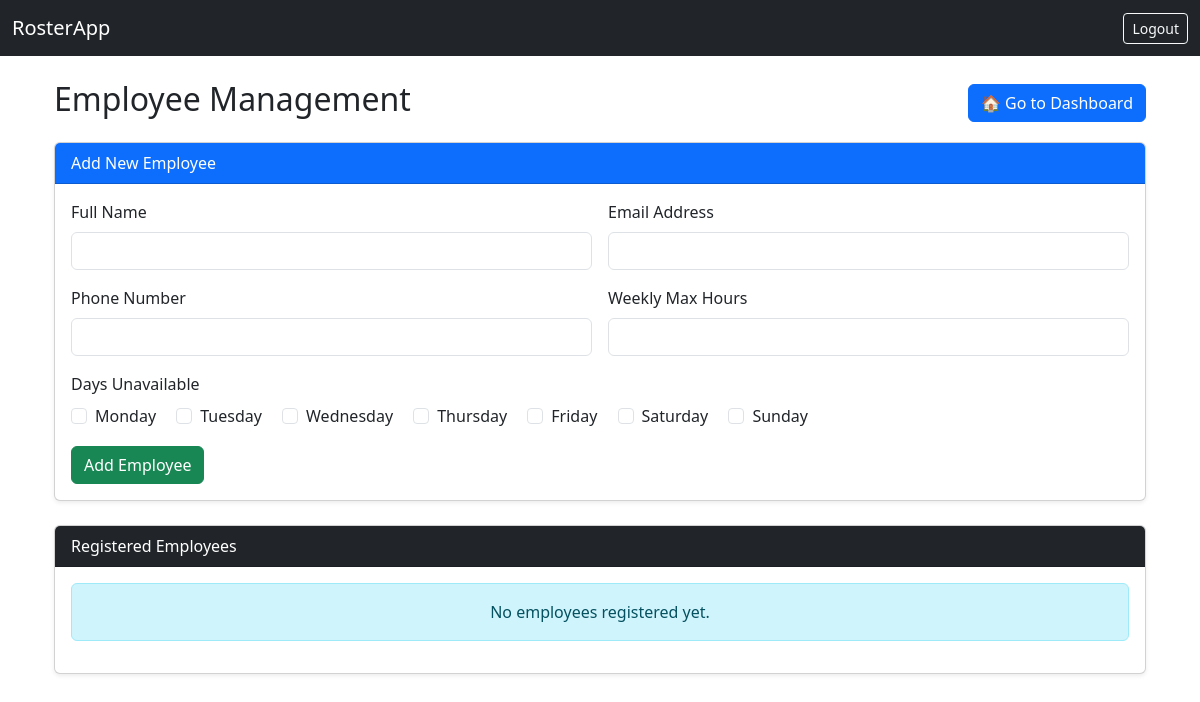
The page /employees (signed in) on the database as committed earlier.
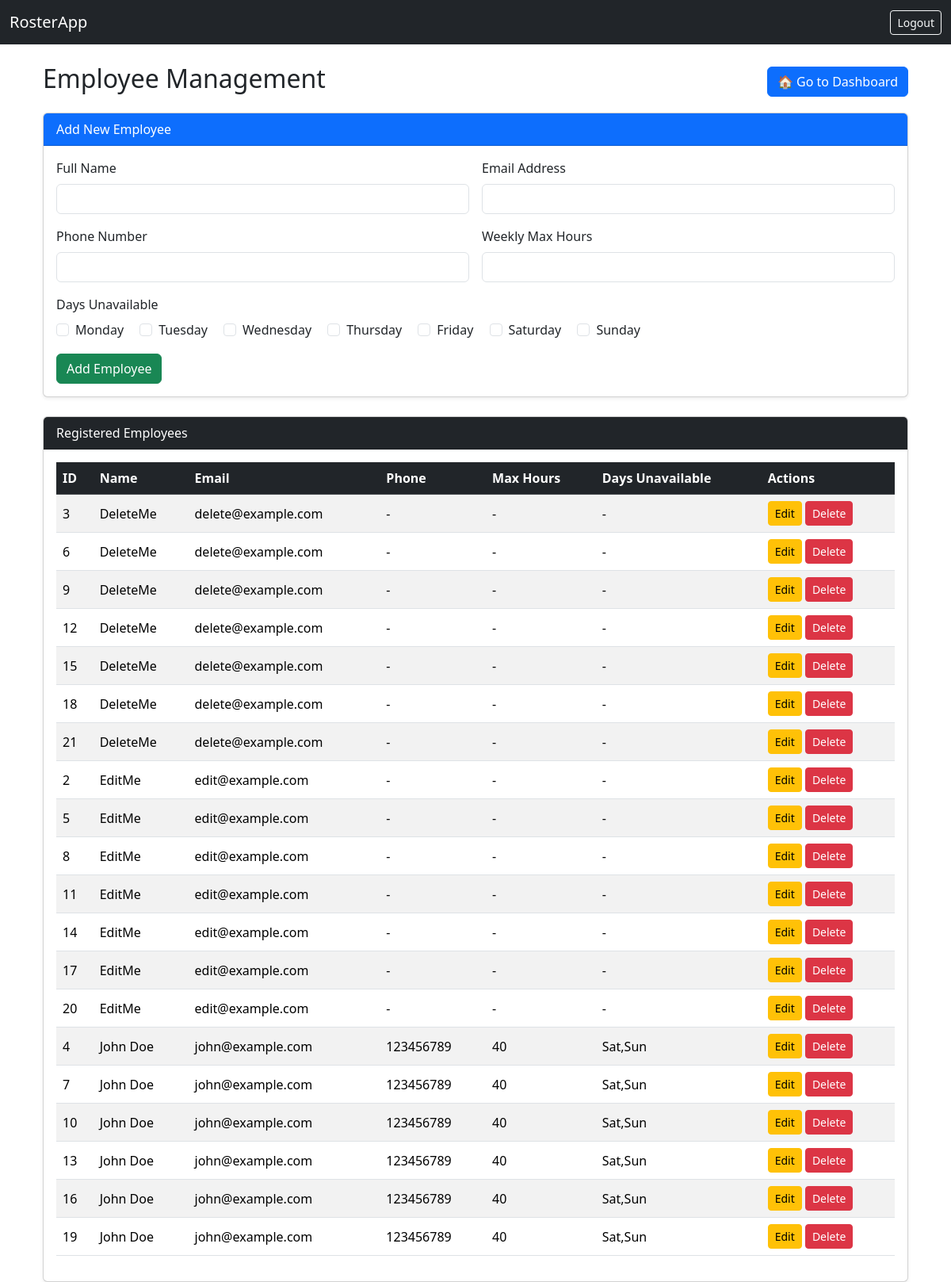
The same page on the database as committed later.
### tables this page shows
CREATE TABLE staff (
            staff_id         INTEGER PRIMARY KEY AUTOINCREMENT,
            name             TEXT NOT NULL,
            email            TEXT NOT NULL,
            phone_number     TEXT,
            max_hours        TEXT,
            days_unavailable TEXT
        );

### app/routes.py (the view)
@bp.route("/employees")
def employees():
    conn = get_db()
    cur = conn.cursor()
    cur.execute("SELECT * FROM staff ORDER BY name ASC")
    employees = cur.fetchall()
    return render_template("employees.html", employees=employees)

### app/database.py (called while the page is built)
def get_db():
    if 'db' not in g:
        db_path = current_app.config.get('DATABASE', 'roster.db')
        db_dir = os.path.dirname(db_path)
        if db_dir:
            os.makedirs(db_dir, exist_ok=True)
        g.db = sqlite3.connect(db_path)
        g.db.row_factory = sqlite3.Row
    return g.db

### app/routes.py (called while the page is built)
@bp.before_request
def require_login():
    if "manager_id" not in session and request.endpoint not in ("main.login", "main.static"):
        flash("Please log in to access this page.", "warning")
        return redirect(url_for("main.login"))

### app/templates/employees.html (shortened to what the changed rows need)
{% extends "base.html" %}
{% block content %}
<div class="container mt-4">
    <div class="d-flex justify-content-between align-items-center mb-3">
        <h2> Employee Management</h2>
    </div>
    <div class="card shadow-sm mb-4">
        <div class="card-body">
            <form action="{{ url_for('main.add_employee') }}" method="post" class="row g-3">
                <div class="col-md-12">
                    <label class="form-label">Days Unavailable</label><br>
                    {% for day in ["Monday","Tuesday","Wednesday","Thursday","Friday","Saturday","Sunday"] %}
                    <div class="form-check form-check-inline">
                        <input class="form-check-input" type="checkbox" name="days_unavailable" value="{{ day }}" id="{{ day }}">
                        <label class="form-check-label" for="{{ day }}">{{ day }}</label>
                    </div>
                    {% endfor %}
                </div>
            </form>
        </div>
    </div>
    <div class="card shadow-sm">
        <div class="card-body">
            {% if employees %}
            <table class="table table-striped table-hover align-middle">
                <thead class="table-dark">
                    <tr>
                        <th>ID</th>
                        <th>Name</th>
                        <th>Email</th>
                        <th>Phone</th>
                        <th>Max Hours</th>
                        <th>Days Unavailable</th>
                        <th>Actions</th>
                    </tr>
                </thead>
                <tbody>
                    {% for emp in employees %}
                    <tr>
                        <td>{{ emp['staff_id'] }}</td>
                        <td>{{ emp['name'] }}</td>
                        <td>{{ emp['email'] }}</td>
                        <td>{{ emp['phone_number'] or '-' }}</td>
                        <td>{{ emp['max_hours'] or '-' }}</td>
                        <td>{{ emp['days_unavailable'] or '-' }}</td>
                        <td>
                            <a href="{{ url_for('main.edit_employee', staff_id=emp['staff_id']) }}" class="btn btn-sm btn-warning">
                                 Edit
                            </a>
                            <form action="{{ url_for('main.delete_employee', staff_id=emp['staff_id']) }}" method="post" style="display:inline;">
                                <button type="submit" class="btn btn-sm btn-danger" onclick="return confirm('Are you sure you want to delete this employee?');">
                                     Delete
                                </button>
                            </form>
                        </td>
                    </tr>
                    {% endfor %}
                </tbody>
            </table>
            {% else %}
            <div class="alert alert-info text-center">No employees registered yet.</div>
            {% endif %}
        </div>
    </div>
</div>
{% endblock %}

Rows that differ between the two databases and show on the page:
added staff: staff_id "3", name "DeleteMe", email "delete@example.com", phone_number "-", max_hours "-", days_unavailable "-"
added staff: staff_id "6", name "DeleteMe", email "delete@example.com", phone_number "-", max_hours "-", days_unavailable "-"
added staff: staff_id "9", name "DeleteMe", email "delete@example.com", phone_number "-", max_hours "-", days_unavailable "-"
added staff: staff_id "12", name "DeleteMe", email "delete@example.com", phone_number "-", max_hours "-", days_unavailable "-"
added staff: staff_id "15", name "DeleteMe", email "delete@example.com", phone_number "-", max_hours "-", days_unavailable "-"
added staff: staff_id "18", name "DeleteMe", email "delete@example.com", phone_number "-", max_hours "-", days_unavailable "-"
added staff: staff_id "21", name "DeleteMe", email "delete@example.com", phone_number "-", max_hours "-", days_unavailable "-"
added staff: staff_id "2", name "EditMe", email "edit@example.com", phone_number "-", max_hours "-", days_unavailable "-"
added staff: staff_id "5", name "EditMe", email "edit@example.com", phone_number "-", max_hours "-", days_unavailable "-"
added staff: staff_id "8", name "EditMe", email "edit@example.com", phone_number "-", max_hours "-", days_unavailable "-"
added staff: staff_id "11", name "EditMe", email "edit@example.com", phone_number "-", max_hours "-", days_unavailable "-"
added staff: staff_id "14", name "EditMe", email "edit@example.com", phone_number "-", max_hours "-", days_unavailable "-"
added staff: staff_id "17", name "EditMe", email "edit@example.com", phone_number "-", max_hours "-", days_unavailable "-"
added staff: staff_id "20", name "EditMe", email "edit@example.com", phone_number "-", max_hours "-", days_unavailable "-"
added staff: staff_id "4", name "John Doe", email "john@example.com", phone_number "123456789", max_hours "40", days_unavailable "Sat,Sun"
added staff: staff_id "7", name "John Doe", email "john@example.com", phone_number "123456789", max_hours "40", days_unavailable "Sat,Sun"
added staff: staff_id "10", name "John Doe", email "john@example.com", phone_number "123456789", max_hours "40", days_unavailable "Sat,Sun"
added staff: staff_id "13", name "John Doe", email "john@example.com", phone_number "123456789", max_hours "40", days_unavailable "Sat,Sun"
added staff: staff_id "16", name "John Doe", email "john@example.com", phone_number "123456789", max_hours "40", days_unavailable "Sat,Sun"
added staff: staff_id "19", name "John Doe", email "john@example.com", phone_number "123456789", max_hours "40", days_unavailable "Sat,Sun"
Other text that changed with them:
text no longer shown: "No employees registered yet."
text now shown: "ID Name Email Phone Max Hours Days Unavailable Actions"
